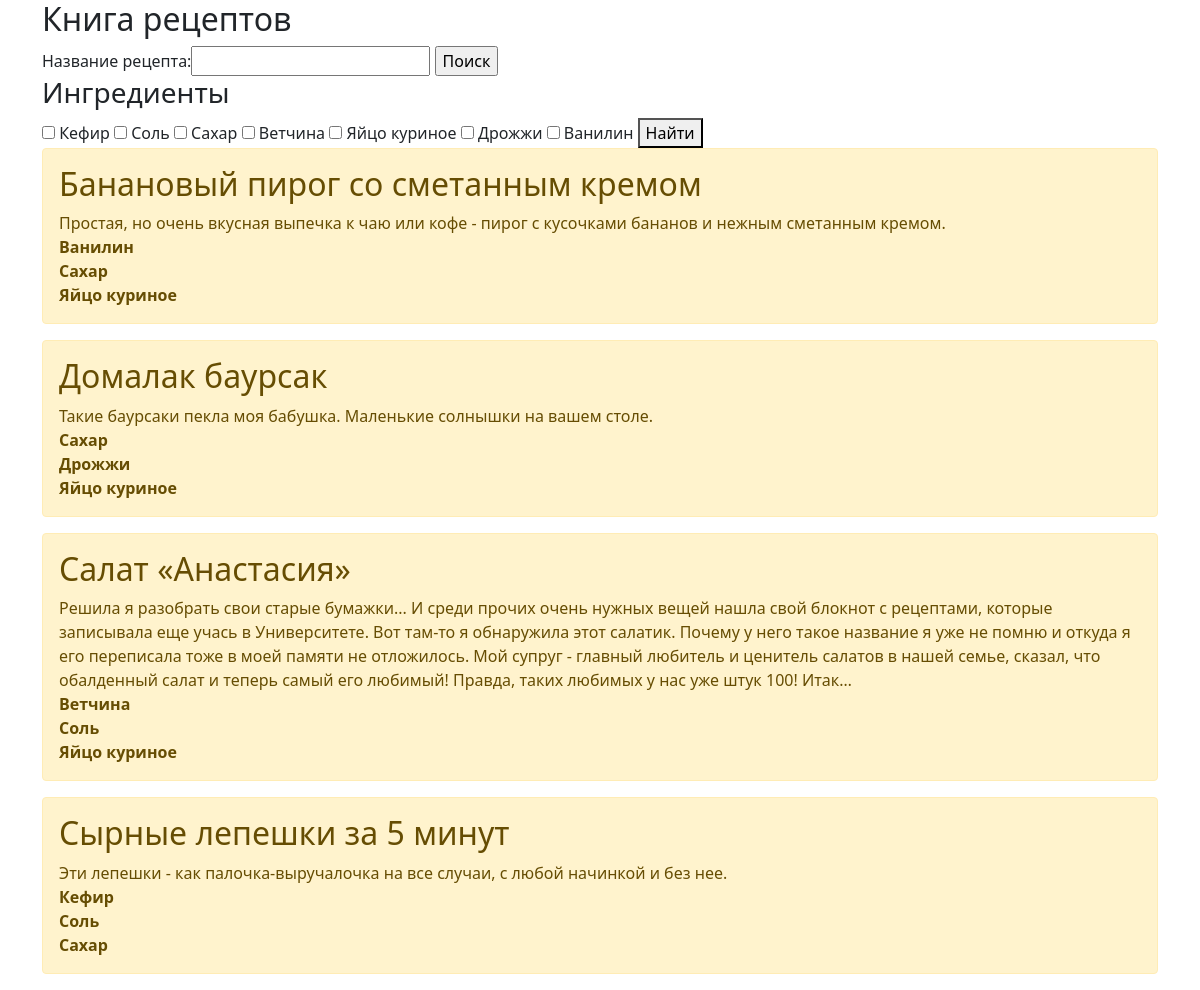
The page /book_recipes/ on the database its author committed.
### book_recipes/models.py (models this page shows, shortened)
class Recipes(models.Model):
    name = models.TextField("Название рецепта", primary_key=True, max_length=50, unique=True, default=None)
    description = models.TextField("Описание", null=True, default=None, blank=True)
    class Meta:
        verbose_name = "Рецепт"
        verbose_name_plural = "Рецепты"

class Ingredients(models.Model):
    ingredient = models.CharField("Ингредиенты", max_length=50, default=None)
    recipes = models.ForeignKey(Recipes, on_delete=models.CASCADE, default=None, verbose_name="Название рецепта",
                                )
    class Meta:
        verbose_name = "Ингредиент"
        verbose_name_plural = "Ингредиенты"
        unique_together = [['recipes', 'ingredient']]

### book_recipes/views.py (the view)
# urls.py: path('book_recipes/', book_recipes.views.recipes_list, name='recipes_list'),
def recipes_list(request):
    try:
        find_recipe = request.GET.get("find_recipe")
    except (ValueError, TypeError):
        find_recipe = None
    query = Q()
    if find_recipe:
        query.add(
            Q(pk=find_recipe), Q.AND,
        )
    recs = Recipes.objects.filter(query)
    ingrs = Ingredients.objects.all()
    filter_recipes = RecipesFilterForms()
    filter_ingredients = Ingredients.objects.values('ingredient').distinct()
    return render(request, 'book_recipes/recipes_list.html', {"recs": recs,
                                                              "ingrs": ingrs,
                                                              "filter_recipes": filter_recipes,
                                                              'filter_ingredients': filter_ingredients,
                                                              })

### book_recipes/forms.py
class RecipesFilterForms(forms.Form):
    find_recipe = forms.CharField(label="Название рецепта", required=False)

### book_recipes/templates/book_recipes/recipes_list.html (shortened to what this page needs)
{% extends 'book_recipes/base.html' %}
{%block body%}
<form action="" method="get">
    {{filter_recipes}}
     <input type="submit" value="Поиск">
</form>
<form action="{%url 'search_ingredients'%}" method="get">
    <h3 class="search-head editContent">Ингредиенты</h3>
        {% for filter_ingredient in filter_ingredients %}
            <input type="checkbox" class="checked" name="check_ingrs" value="{{filter_ingredient.ingredient}}">
            <span class="span editContent">{{filter_ingredient.ingredient}}</span>
        {% endfor %}
<button type="submit">Найти</button>
</form>
{% for rec in recs %}
    <div class="alert alert-warning">
    <h2> {{ rec.name }} </h2>
    <div> {{ rec.description }} </div>
    {% for ingr in ingrs %}
            {% if ingr.recipes_id == rec.name %}
                <div><b>{{ingr.ingredient}}</b></div>
            {% endif %}
    {% endfor %}
    </div>
{% endfor %}
{%endblock%}

### book_recipes/templates/book_recipes/base.html (shortened to what this page needs)
<!DOCTYPE html>
<html lang="en">
<head>
    <link rel="stylesheet" href="https://cdn.jsdelivr.net/npm/bootstrap@5.1.3/dist/css/bootstrap.min.css"
</head>
<body>
<div class="container">
    <h2>{%block name%}  {%endblock%}</h2>
{%block body%}  {%endblock%}
</div>
</body>
</html>

### rows shown on the page
Recipes: name "Банановый пирог со сметанным кремом", description "Простая, но очень вкусная выпечка к чаю или кофе - пирог с кусочками бананов и нежным сметанным кремом."
Ingredients: ingredient "Ванилин"
Ingredients: ingredient "Сахар"
Ingredients: ingredient "Яйцо куриное"
Recipes: name "Домалак баурсак", description "Такие баурсаки пекла моя бабушка. Маленькие солнышки на вашем столе."
Ingredients: ingredient "Сахар"
Ingredients: ingredient "Дрожжи"
Ingredients: ingredient "Яйцо куриное"
Recipes: name "Салат «Анастасия»", description "Решила я разобрать свои старые бумажки... И среди прочих очень нужных вещей нашла свой блокнот с рецептами, которые записывала еще учась в Университете. Вот там-то я обнаружила этот салатик. Почему у него такое название я уже не помню и откуда я его переписала тоже в моей памяти не отложилось. Мой супруг - главный любитель и ценитель салатов в нашей семье, сказал, что обалденный салат и теперь самый его любимый! Правда, таких любимых у нас уже штук 100! Итак…"
Ingredients: ingredient "Ветчина"
Ingredients: ingredient "Соль"
Ingredients: ingredient "Яйцо куриное"
Recipes: name "Сырные лепешки за 5 минут", description "Эти лепешки - как палочка-выручалочка на все случаи, с любой начинкой и без нее."
Ingredients: ingredient "Кефир"
Ingredients: ingredient "Соль"
Ingredients: ingredient "Сахар"

### other values the page prints
{{ filter_ingredient.ingredient }} "Кефир" "Соль" "Сахар" "Ветчина" "Яйцо куриное" "Дрожжи" "Ванилин"
